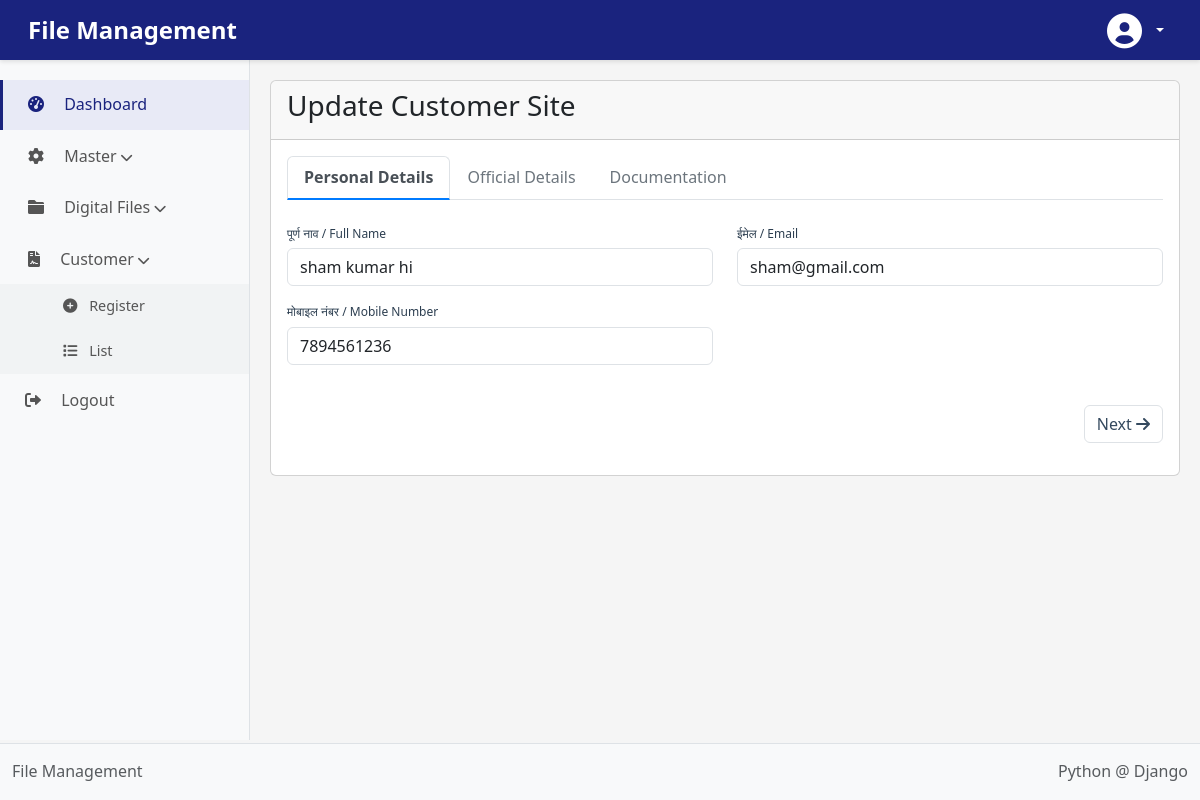
Page /2/update/ (signed in) on the committed database.
### management/models.py (models this page shows, shortened)
class RevenueSite(models.Model):
    nagar_bhumapan_kramank = models.CharField(
        _('नगर भूमापन क्रमांक / City Survey Number'),
        max_length=100
    )
    seat_no = models.CharField(
        _('सीट क्रमांक / Seat Number'),
        max_length=50
    )
    plot_no = models.CharField(
        _('प्लॉट क्रमांक / Plot Number'),
        max_length=50
    )
    square_feet = models.DecimalField(
        _('चौरस फुट / Square Feet'),
        max_digits=10,
        decimal_places=2
    )
    dharna_dhikhar = models.CharField(
        _('धरणा धिकार / Ownership Type'),
        max_length=100
    )
    file_no = models.CharField(
        _('फाईल क्रमांक / File Number'),
        max_length=50,
        unique=True,
        blank=True,  # Allow blank as we'll generate it automatically
        null=True
    )
    registration_date = models.DateField(
        _('नोंदणी तारीख / Registration Date'),
        auto_now_add=True
    )
    remarks = models.TextField(
        _('टिप्पण्या / Remarks'),
        blank=True,
        null=True
    )
    division = models.CharField(
        _('विभाग / Division'),
        max_length=50, null=True, blank=True,
        choices=CustomUser.DIVISION_CHOICES
    )
    district = models.CharField(
        _('जिल्हा / District'),
        max_length=100
    )
    taluka = models.CharField(
        _('तालुका / Taluka'),
        max_length=100
    )
    village = models.CharField(
        _('गाव / Village'),
        max_length=100
    )
    full_name = models.CharField(
        _('पूर्ण नाव / Full Name'),
        max_length=150
    )
    email = models.EmailField(
        _('ईमेल / Email')
    )
    mobile_number = models.CharField(
        _('मोबाइल नंबर / Mobile Number'),
        max_length=15
    )
    created_by = models.ForeignKey(
        CustomUser,
        on_delete=models.SET_NULL,
        null=True,
        related_name='created_sites'
    )
    last_updated = models.DateTimeField(
        _('अंतिम अद्यतन / Last Updated'),
        auto_now=True
    )
    document_title = models.CharField(
        _('दस्तऐवजाचे शीर्षक / Document Title'),
        max_length=200,
        blank=True,
        null=True
    )
    document_file = models.FileField(
        _('फाइल / File'),
        upload_to='documents/revenue_sites/',
        blank=True,
        null=True
    )
    document_uploaded_at = models.DateTimeField(
        _('अपलोड तारीख / Upload Date'),
        auto_now_add=True,
        blank=True,
        null=True
    )
    ward = models.ForeignKey(
        'MasterWard',
        on_delete=models.SET_NULL,
        null=True,
        blank=True,
        verbose_name=_('वार्ड / Ward')
    )
    drawer = models.ForeignKey(
        'MasterDrawer',
        on_delete=models.SET_NULL,
        null=True,
        blank=True,
        verbose_name=_('ड्रॉवर / Drawer')
    )
    compartment = models.ForeignKey(
        'Compartment',
        on_delete=models.SET_NULL,
        null=True,
        blank=True,
        verbose_name=_('कंपार्टमेंट / Compartment')
    )
    pdf_password = models.CharField(_('PDF Password'),max_length=8,blank=True,null=True,)
    class Meta:
        verbose_name = _('रेव्हेन्यू साइट / Revenue Site')
        verbose_name_plural = _('रेव्हेन्यू साइट्स / Revenue Sites')

### management/views.py (the view, shortened to what this page needs)
# urls.py: path('<int:pk>/update/', RevenueSiteUpdateView.as_view(), name='update'),
class RevenueSiteUpdateView(LoginRequiredMixin, UpdateView):
    model = RevenueSite
    form_class = RevenueSiteForm
    template_name = 'revenue_sites/update.html'
    success_url = reverse_lazy('list')
    def get_context_data(self, **kwargs):
        context = super().get_context_data(**kwargs)
        context['existing_documents'] = self.get_existing_documents_from_metadata()
        return context
    def get_existing_documents_from_metadata(self):
        existing_docs = []
        revenue_site = self.object
        return existing_docs

### management/forms.py (shortened to what this page needs)
class RevenueSiteForm(forms.ModelForm):
    class Meta:
        model = RevenueSite
        fields = '__all__'
        exclude = ['created_by', 'last_updated', 'registration_date', 'document_uploaded_at', 'file_no', 'locker_no']
        widgets = {
            'registration_date': forms.DateInput(attrs={'type': 'date'}),
            'remarks': forms.Textarea(attrs={'rows': 3}),
        }
    def __init__(self, *args, **kwargs):
        user = kwargs.pop('user', None)
        super(RevenueSiteForm, self).__init__(*args, **kwargs)
        if user and user.division:
            self.fields['division'].initial = user.division
            self.fields['division'].widget.attrs['readonly'] = True
        self.fields['ward'].queryset = MasterWard.objects.all().order_by('ward_number')
        self.fields['drawer'].queryset = MasterDrawer.objects.all().order_by('drawer_number')
        self.fields['compartment'].queryset = Compartment.objects.all().order_by('compartment_number')
        for field in self.fields:
            self.fields[field].widget.attrs.update({'class': 'form-control'})
        self.fields['document_file'].widget.attrs.update({'accept': '*'})

### management/templates/revenue_sites/update.html (shortened to what this page needs)
{% extends 'bases.html' %}
{% load i18n %}
{% block content %}
{% load static %}
<link rel="stylesheet" href="{% static 'appcss/create.css' %}">
<div class="card">
    <div class="card-header">
        <h3 class="card-title">{% trans 'Update Customer Site' %}</h3>
    </div>
    <div class="card-body">
        <form method="post" enctype="multipart/form-data" id="revenueSiteForm">
            <ul class="nav nav-tabs mb-4" id="myTab" role="tablist">
                <li class="nav-item" role="presentation">
                    <button class="nav-link active" id="personal-tab" data-bs-toggle="tab" data-bs-target="#personal-pane" type="button" role="tab" aria-controls="personal-pane" aria-selected="true">
                        {% trans 'Personal Details' %}
                    </button>
                </li>
                <li class="nav-item" role="presentation">
                    <button class="nav-link" id="official-tab" data-bs-toggle="tab" data-bs-target="#official-pane" type="button" role="tab" aria-controls="official-pane" aria-selected="false">
                        {% trans 'Official Details' %}
                    </button>
                </li>
                <li class="nav-item" role="presentation">
                    <button class="nav-link" id="documentation-tab" data-bs-toggle="tab" data-bs-target="#documentation-pane" type="button" role="tab" aria-controls="documentation-pane" aria-selected="false">
                        {% trans 'Documentation' %}
                    </button>
                </li>
            </ul>
            <div class="tab-content" id="myTabContent">
                <div class="tab-pane fade show active" id="personal-pane" role="tabpanel" aria-labelledby="personal-tab">
                    <div class="row">
                        <div class="col-md-6 mb-3">
                            <label for="id_full_name" class="form-label">{% trans 'पूर्ण नाव / Full Name' %}</label>
                            <input type="text" class="form-control" id="id_full_name" name="full_name"
                                   value="{{ form.full_name.value|default_if_none:'' }}" maxlength="150" required>
                        </div>
                        <div class="col-md-6 mb-3">
                            <label for="id_email" class="form-label">{% trans 'ईमेल / Email' %}</label>
                            <input type="email" class="form-control" id="id_email" name="email"
                                   value="{{ form.email.value|default_if_none:'' }}" required>
                        </div>
                        <div class="col-md-6 mb-3">
                            <label for="id_mobile_number" class="form-label">{% trans 'मोबाइल नंबर / Mobile Number' %}</label>
                            <input type="text" class="form-control" id="id_mobile_number" name="mobile_number"
                                   value="{{ form.mobile_number.value|default_if_none:'' }}" maxlength="15" required>
                        </div>
                    </div>
                    <div class="d-flex justify-content-end mt-4">
                        <button type="button" class="btn btn-primary next-tab" data-next-tab="official">
                            {% trans 'Next' %} <i class="fas fa-arrow-right"></i>
                        </button>
                    </div>
                </div>
            </div>
        </form>
    </div>
</div>
{% endblock %}

### static/appcss/createmaster.css (style rules this page uses)
:root { --mastercreate-primary: #2c3e50; --mastercreate-secondary: #34495e; --mastercreate-accent: #3498db; --mastercreate-light: #f8f9fa; --mastercreate-border: #e0e0e0; --mastercreate-text: #333; --mastercreate-text-light: #7b7b7b; --mastercreate-success: #28a745; --mastercreate-danger: #dc3545; --mastercreate-shadow: 0 2px 10px rgba(0, 0, 0, 0.05); --mastercreate-shadow-hover: 0 4px 15px rgba(0, 0, 0, 0.08); --mastercreate-transition: all 0.25s ease; }

### static/appcss/detail.css (style rules this page uses)
:root { --primary-color: #2c3e50; --secondary-color: #34495e; --accent-color: #e74c3c; --light-bg: #f8f9fa; --border-color: #dee2e6; --text-color: #333; }
body { font-family: 'Inter', 'Segoe UI', 'Roboto', sans-serif; color: var(--text-color); line-height: 1.6; background-color: #f9fafb; }
.btn-primary { background-color: white; border: 1px solid var(--border-color); color: var(--secondary-color); }

### static/appcss/create.css (style rules this page uses)
:root { --master-primary: #2c3e50; --master-secondary: #34495e; --master-accent: #7f8c8d; --master-light: #f8f9fa; --master-border: #e0e0e0; --master-text: #333; --master-text-light: #7b7b7b; --master-shadow: 0 2px 10px rgba(0, 0, 0, 0.05); --master-shadow-hover: 0 4px 15px rgba(0, 0, 0, 0.08); --master-transition: all 0.25s ease; }
.form-label { font-weight: 500; color: var(--master-primary); margin-bottom: 0.3rem; display: block; font-size: 0.75rem; }

### templates/bases.html (style rules this page uses)
:root { --primary-color: #1a237e; --sidebar-bg: #f8f9fa; --header-bg: #1a237e; --footer-bg: #f8f9fa; --header-height: 60px; --sidebar-width: 250px; }
body { font-family: 'Segoe UI', Tahoma, Geneva, Verdana, sans-serif; background-color: #f5f5f5; margin: 0; padding: 0; display: flex; flex-direction: column; min-height: 100vh; }

### management/templates/revenue_sites/update.html (style rules this page uses)
.nav-tabs .nav-link { color: #6c757d; font-weight: 500; }
.nav-tabs .nav-link.active { color: #495057; font-weight: 600; border-bottom: 2px solid #007bff; }
.form-label { font-weight: 500; margin-bottom: 5px; }

### rows in the picture
RevenueSite: full_name "sham kumar hi", email "sham@gmail.com", mobile_number "7894561236"
